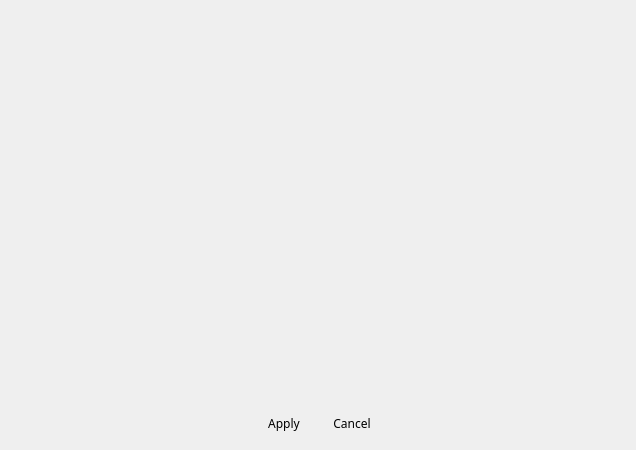
<?xml version="1.0" encoding="UTF-8"?>
<ui version="4.0">
 <class>VSCSchedule</class>
 <widget class="QWidget" name="VSCSchedule">
  <property name="geometry">
   <rect>
    <x>0</x>
    <y>0</y>
    <width>636</width>
    <height>450</height>
   </rect>
  </property>
  <property name="font">
   <font>
    <family>나눔스퀘어_ac</family>
   </font>
  </property>
  <property name="windowTitle">
   <string>Master Hard Disk Selecting</string>
  </property>
  <property name="windowIcon">
   <iconset>
    <normaloff>:/logo/resources/vscsmall.jpg</normaloff>:/logo/resources/vscsmall.jpg</iconset>
  </property>
  <layout class="QVBoxLayout" name="verticalLayout">
   <item>
    <widget class="VSchedConf" name="conf" native="true"/>
   </item>
   <item>
    <layout class="QHBoxLayout" name="horizontalLayout">
     <item>
      <spacer name="horizontalSpacer">
       <property name="orientation">
        <enum>Qt::Horizontal</enum>
       </property>
       <property name="sizeHint" stdset="0">
        <size>
         <width>40</width>
         <height>20</height>
        </size>
       </property>
      </spacer>
     </item>
     <item>
      <widget class="QPushButton" name="pushButtonApply">
       <property name="minimumSize">
        <size>
         <width>62</width>
         <height>32</height>
        </size>
       </property>
       <property name="maximumSize">
        <size>
         <width>62</width>
         <height>32</height>
        </size>
       </property>
       <property name="font">
        <font>
         <family>나눔스퀘어_ac</family>
        </font>
       </property>
       <property name="styleSheet">
        <string notr="true">QPushButton { 
background-image: url(:/action/resources/button.png);}
QPushButton:hover {
background-image: url(:/action/resources/buttonhover.png);}
QPushButton:pressed {
background-image: url(:/action/resources/buttonpress.png);}</string>
       </property>
       <property name="text">
        <string>Apply</string>
       </property>
       <property name="iconSize">
        <size>
         <width>0</width>
         <height>0</height>
        </size>
       </property>
       <property name="flat">
        <bool>true</bool>
       </property>
      </widget>
     </item>
     <item>
      <widget class="QPushButton" name="pushButtonCancel">
       <property name="minimumSize">
        <size>
         <width>62</width>
         <height>32</height>
        </size>
       </property>
       <property name="maximumSize">
        <size>
         <width>62</width>
         <height>32</height>
        </size>
       </property>
       <property name="font">
        <font>
         <family>나눔스퀘어_ac</family>
        </font>
       </property>
       <property name="styleSheet">
        <string notr="true">QPushButton { 
background-image: url(:/action/resources/button.png);}
QPushButton:hover {
background-image: url(:/action/resources/buttonhover.png);}
QPushButton:pressed {
background-image: url(:/action/resources/buttonpress.png);}</string>
       </property>
       <property name="text">
        <string>Cancel</string>
       </property>
       <property name="iconSize">
        <size>
         <width>0</width>
         <height>0</height>
        </size>
       </property>
       <property name="flat">
        <bool>true</bool>
       </property>
      </widget>
     </item>
     <item>
      <spacer name="horizontalSpacer_2">
       <property name="orientation">
        <enum>Qt::Horizontal</enum>
       </property>
       <property name="sizeHint" stdset="0">
        <size>
         <width>40</width>
         <height>20</height>
        </size>
       </property>
      </spacer>
     </item>
    </layout>
   </item>
  </layout>
 </widget>
 <customwidgets>
  <customwidget>
   <class>VSchedConf</class>
   <extends>QWidget</extends>
   <header>vschedconf.hpp</header>
   <container>1</container>
  </customwidget>
 </customwidgets>
 <resources>
  <include location="../../../main/vscmainwindows.qrc"/>
 </resources>
 <connections/>
</ui>
